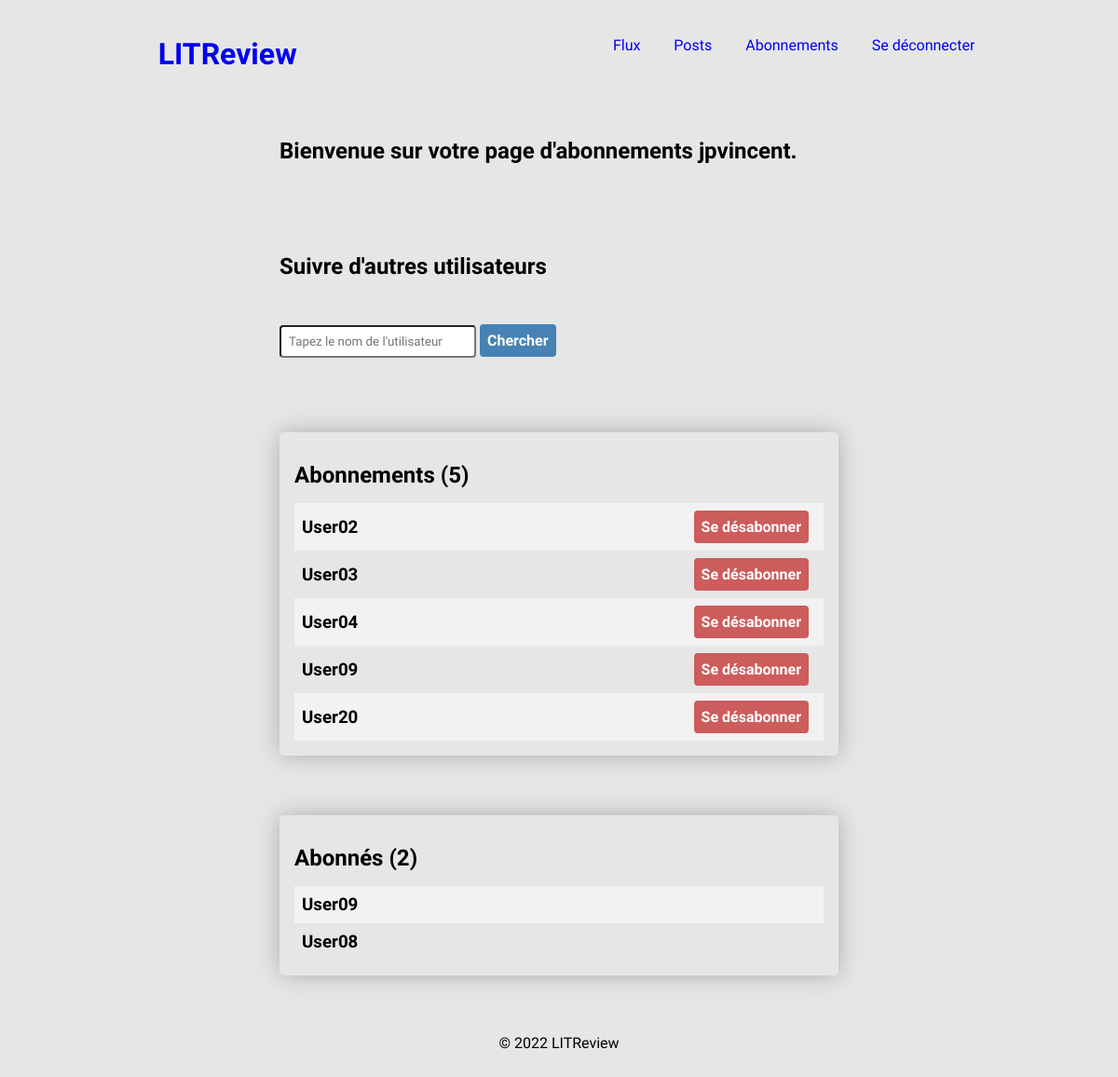
Before: /subscriptions/ (signed in) with the older database file.
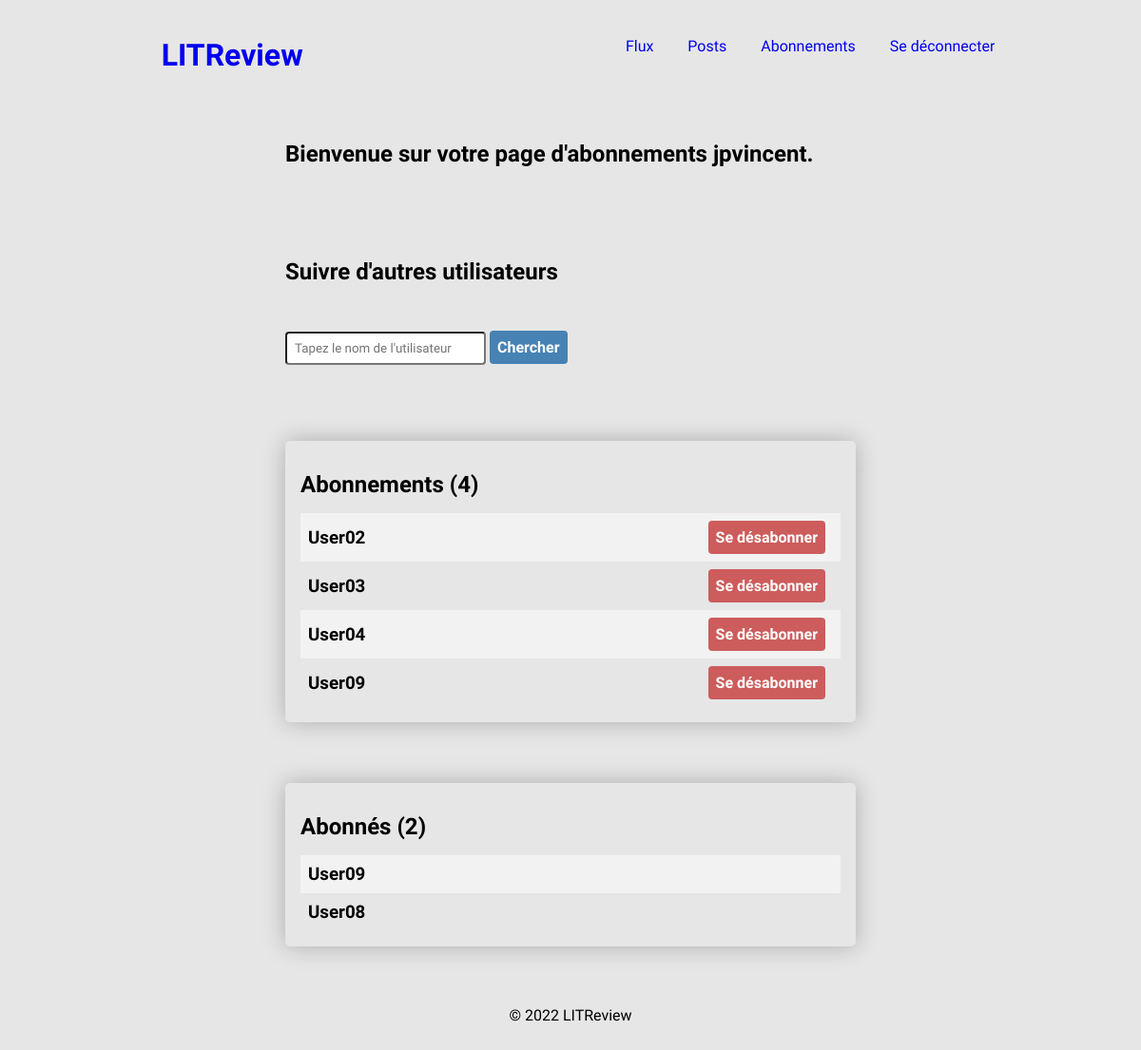
After: the same page with the newer database file.
### accounts/models.py (models this page shows)
class CustomUser(AbstractUser):
    pass

### accounts/views.py (the view, shortened to what this page needs)
# urls.py: path('subscriptions/', subscriptions_view, name="subscriptions"),
@login_required
def subscriptions_view(request):
    current_user_id = request.user.id
    followers = UserFollows.objects.filter(followed_user_id=current_user_id).values()
    nb_of_followers = followers.aggregate(total_followers=Count("user_id"))
    nb_of_followers = nb_of_followers.get("total_followers")
    followers = [follower["user_id"] for follower in followers]
    followed_users = UserFollows.objects.filter(user_id=current_user_id).values()
    nb_of_subscriptions = followed_users.aggregate(total_subscriptions=Count("followed_user_id"))
    nb_of_subscriptions = nb_of_subscriptions.get("total_subscriptions")
    followed_users = [user["followed_user_id"] for user in followed_users]
    followers = [CustomUser.objects.get(pk=follower_id) for follower_id in followers]
    followed_users = [CustomUser.objects.get(pk=user_id) for user_id in followed_users]
    context = {"nb_of_followers": nb_of_followers,
               "nb_of_subscriptions": nb_of_subscriptions,
               "followers": followers,
               "followed_users": followed_users}
    return render(request, "accounts/subscriptions.html", context)

### accounts/templates/accounts/subscriptions.html (shortened to what this page needs)
{% extends "base.html" %}
{% block content %}
{% if not user.is_authenticated %}
    <p>
        <h2>Merci de vous identifier en page d'accueil afin d'avoir accès à vos abonnements.</h2>
    </p>
    <p>
        <a href="{% url 'accounts:index' %}"><buttom class="btn btn-submit">Revenir à l'accueil</buttom></a>
    </p>
{% else %}
            <section class="main-section">
                <h2>Bienvenue sur votre page d'abonnements {{ user.username }}.</h2>
            </section>
            <section class="main-section main-section-list">
                <h2>Suivre d'autres utilisateurs</h2>
                <form method="POST">
                    <input type="text" name="user_search" placeholder="Tapez le nom de l'utilisateur" id="id_user_search">
                    <input type="submit" value="Chercher" class="btn btn-submit">
                </form>
            </section>
            <section class="main-section main-section-list shadow-box">
                <h2>Abonnements ({{ nb_of_subscriptions }})</h2>
                {% for user in followed_users %}
                    <div>
                        <h3>{{ user }}</h3>
                        <a href="{% url 'accounts:unsubscribe' user_id=user.id %}"><button class="btn btn-delete">Se désabonner</button></a>
                    </div>
                {% empty %}
                <div>
                    <h3>Vous ne suivez aucun utilisateur actuellement.</h3>
                </div>
                {% endfor %}
            </section>
            <section class="main-section main-section-list shadow-box">
                <h2>Abonnés ({{ nb_of_followers }})</h2>
                {% for follower in followers %}
                    <div>
                        <h3>{{ follower }}</h3>
                    </div>
                {% empty %}
                    <div>
                        <h3>Vous n'avez aucun abonné actuellement.</h3>
                    </div>
                {% endfor %}
            </section>
{% endif %}
{% endblock %}

Changed rows visible on the page:
no longer on this page (row edited): CustomUser: username "User20", shown under "Abonnements (5)"
Other visible differences:
{{ nb_of_subscriptions }}: "5" → "4"
